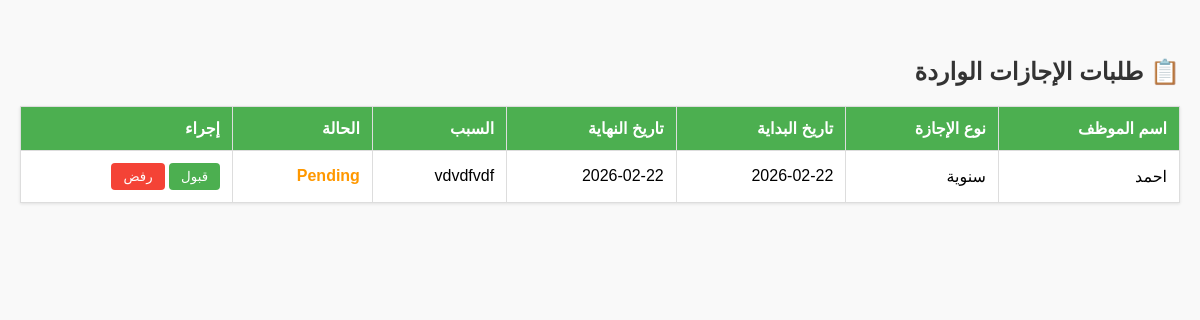
The app's page /admin/leaves (signed in), older data.
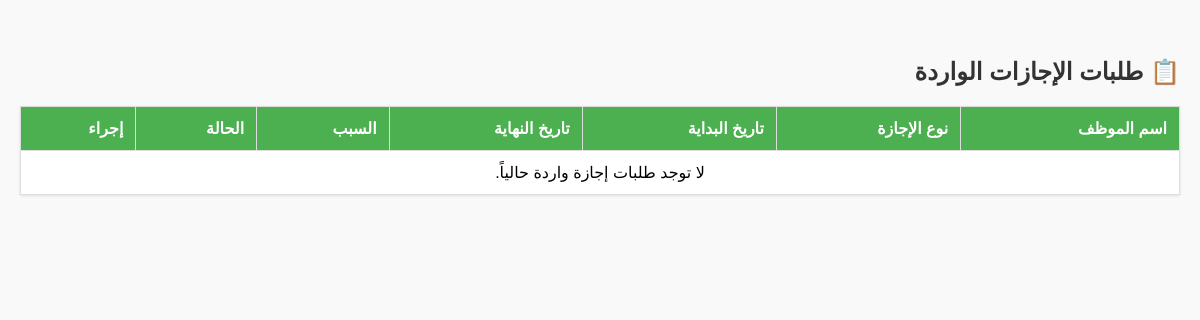
The same page, newer data.
### models.py (models this page shows, shortened)
class TemplateAccessMixin:
    def __getitem__(self, key):
        value = getattr(self, key)
        if hasattr(value, "isoformat"):
            return value.isoformat()
        return value

class LeaveRequest(TemplateAccessMixin, db.Model):
    __tablename__ = "leave_requests"
    id = db.Column(db.Integer, primary_key=True)
    user_id = db.Column(db.Integer, db.ForeignKey("employees.id", ondelete="CASCADE"))
    leave_type = db.Column(db.String(100))
    start_date = db.Column(db.Date)
    end_date = db.Column(db.Date)
    reason = db.Column(db.Text)
    status = db.Column(db.String(20), nullable=False, default="Pending")
    request_date = db.Column(db.DateTime, nullable=False, default=datetime.utcnow)
    employee = db.relationship("Employee", back_populates="leave_requests")

class Employee(TemplateAccessMixin, db.Model):
    __tablename__ = "employees"
    id = db.Column(db.Integer, primary_key=True)
    name = db.Column(db.String(150), nullable=False)
    username = db.Column(db.String(80), unique=True, nullable=False, index=True)
    password = db.Column(db.String(255), nullable=False)
    dept = db.Column(db.String(100))
    role = db.Column(db.String(20), nullable=False, default="Employee")
    photo = db.Column(db.String(255))
    face_encoding = db.Column(db.Text)
    hourly_rate = db.Column(db.Float, nullable=False, default=0.0)
    created_at = db.Column(db.DateTime, nullable=False, default=datetime.utcnow)
    attendance_records = db.relationship(
        "Attendance",
        back_populates="employee",
        cascade="all, delete-orphan",
    )
    leave_requests = db.relationship(
        "LeaveRequest",
        back_populates="employee",
        cascade="all, delete-orphan",
    )
    payroll_history = db.relationship(
        "PayrollHistory",
        back_populates="employee",
        cascade="all, delete-orphan",
    )

### routes_admin.py (the view)
    @app.route('/admin/leaves')
    def admin_leaves():
        if not session.get('logged_in') or session.get('role') != 'Admin': return redirect(url_for('login'))
        rows = db.session.query(LeaveRequest, Employee).join(Employee, LeaveRequest.user_id == Employee.id).order_by(LeaveRequest.request_date.desc()).all()
        requests = [{"id": req.id, "leave_type": req.leave_type, "start_date": req.start_date, "end_date": req.end_date, "reason": req.reason, "status": req.status, "name": emp.name} for req, emp in rows]
        return render_template('admin_leaves.html', requests=requests)

### templates/admin_leaves.html (shortened to what this page needs)
﻿<!DOCTYPE html>
<html lang="ar" dir="rtl">
<head>
</head>
<body>
    <h2>📋 طلبات الإجازات الواردة</h2>
    <table>
        <thead>
            <tr>
                <th>اسم الموظف</th>
                <th>نوع الإجازة</th>
                <th>تاريخ البداية</th>
                <th>تاريخ النهاية</th>
                <th>السبب</th>
                <th>الحالة</th>
                <th>إجراء</th>
            </tr>
        </thead>
        <tbody>
            {% for req in requests %}
            <tr>
                <td>{{ req['name'] }}</td>
                <td>{{ req['leave_type'] }}</td>
                <td>{{ req['start_date'] }}</td>
                <td>{{ req['end_date'] }}</td>
                <td>{{ req['reason'] }}</td>
                <td class="status-{{ req['status'] }}">{{ req['status'] }}</td>
                <td>
                   {% if req['status'] == 'Pending' %}
                      <form action="{{ url_for('update_leave_status', req_id=req['id']) }}" method="POST" style="display:inline;">
                           <button type="submit" class="btn btn-approve">قبول</button>
                       </form>
                       <form action="{{ url_for('update_leave_status', req_id=req['id']) }}" method="POST" style="display:inline;">
                             <button type="submit" class="btn btn-reject">رفض</button>
                        </form>
                    {% else %}
                        تم اتخاذ قرار
                    {% endif %}
                </td>
            </tr>
            {% else %}
            <tr>
                <td colspan="7" style="text-align: center;">لا توجد طلبات إجازة واردة حالياً.</td>
            </tr>
            {% endfor %}
        </tbody>
    </table>
</body>
</html>

Row changes from the older to the newer data that the page shows:
removed LeaveRequest: name "احمد", leave_type "سنوية", start_date "2026-02-22", end_date "2026-02-22", reason "vdvdfvdf", status "Pending"
Text that changed along with them:
text now shown: "لا توجد طلبات إجازة واردة حالياً."
